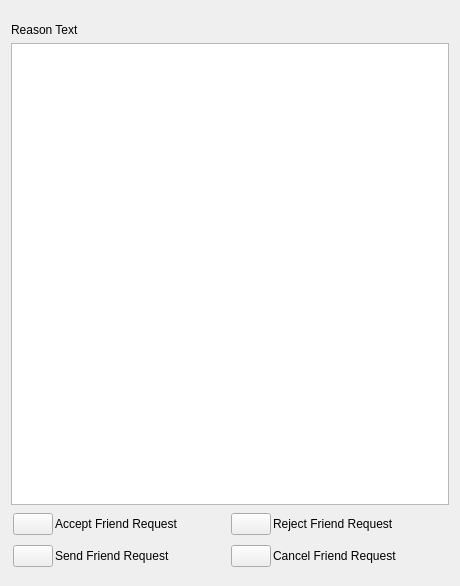
<?xml version="1.0" encoding="UTF-8"?>
<ui version="4.0">
 <class>AppletFriendRequestUi</class>
 <widget class="QWidget" name="AppletFriendRequestUi">
  <property name="geometry">
   <rect>
    <x>0</x>
    <y>0</y>
    <width>460</width>
    <height>586</height>
   </rect>
  </property>
  <property name="sizePolicy">
   <sizepolicy hsizetype="Expanding" vsizetype="Expanding">
    <horstretch>0</horstretch>
    <verstretch>0</verstretch>
   </sizepolicy>
  </property>
  <property name="minimumSize">
   <size>
    <width>0</width>
    <height>0</height>
   </size>
  </property>
  <property name="maximumSize">
   <size>
    <width>16777215</width>
    <height>16777215</height>
   </size>
  </property>
  <property name="windowTitle">
   <string>Friend Request</string>
  </property>
  <layout class="QVBoxLayout" name="verticalLayout">
   <item>
    <widget class="ClipboardPasteWidget" name="m_ClipboardPasteWidget" native="true"/>
   </item>
   <item>
    <widget class="IdentWidget" name="m_IdentWidget" native="true"/>
   </item>
   <item>
    <widget class="QLabel" name="m_ReasonLabel">
     <property name="maximumSize">
      <size>
       <width>16777215</width>
       <height>16777215</height>
      </size>
     </property>
     <property name="text">
      <string>Reason Text</string>
     </property>
    </widget>
   </item>
   <item>
    <widget class="QPlainTextEdit" name="m_RequestTextEdit"/>
   </item>
   <item>
    <widget class="QFrame" name="m_AcceptFrame">
     <property name="sizePolicy">
      <sizepolicy hsizetype="Expanding" vsizetype="Preferred">
       <horstretch>0</horstretch>
       <verstretch>0</verstretch>
      </sizepolicy>
     </property>
     <property name="frameShape">
      <enum>QFrame::Shape::NoFrame</enum>
     </property>
     <property name="frameShadow">
      <enum>QFrame::Shadow::Raised</enum>
     </property>
     <layout class="QHBoxLayout" name="horizontalLayout">
      <property name="spacing">
       <number>2</number>
      </property>
      <property name="leftMargin">
       <number>2</number>
      </property>
      <property name="topMargin">
       <number>2</number>
      </property>
      <property name="rightMargin">
       <number>2</number>
      </property>
      <property name="bottomMargin">
       <number>2</number>
      </property>
      <item>
       <widget class="VxPushButton" name="m_AcceptButton">
        <property name="text">
         <string notr="true"/>
        </property>
       </widget>
      </item>
      <item>
       <widget class="QLabel" name="m_AcceptLlabel">
        <property name="sizePolicy">
         <sizepolicy hsizetype="Expanding" vsizetype="Preferred">
          <horstretch>0</horstretch>
          <verstretch>0</verstretch>
         </sizepolicy>
        </property>
        <property name="text">
         <string>Accept Friend Request</string>
        </property>
       </widget>
      </item>
      <item>
       <widget class="VxPushButton" name="m_RejectButton">
        <property name="text">
         <string notr="true"/>
        </property>
       </widget>
      </item>
      <item>
       <widget class="QLabel" name="m_RejectLabel">
        <property name="sizePolicy">
         <sizepolicy hsizetype="Expanding" vsizetype="Preferred">
          <horstretch>0</horstretch>
          <verstretch>0</verstretch>
         </sizepolicy>
        </property>
        <property name="text">
         <string>Reject Friend Request</string>
        </property>
       </widget>
      </item>
     </layout>
    </widget>
   </item>
   <item>
    <widget class="QFrame" name="m_SendFrame">
     <property name="sizePolicy">
      <sizepolicy hsizetype="Expanding" vsizetype="Preferred">
       <horstretch>0</horstretch>
       <verstretch>0</verstretch>
      </sizepolicy>
     </property>
     <property name="frameShape">
      <enum>QFrame::Shape::NoFrame</enum>
     </property>
     <property name="frameShadow">
      <enum>QFrame::Shadow::Raised</enum>
     </property>
     <layout class="QHBoxLayout" name="horizontalLayout_2">
      <property name="spacing">
       <number>2</number>
      </property>
      <property name="leftMargin">
       <number>2</number>
      </property>
      <property name="topMargin">
       <number>2</number>
      </property>
      <property name="rightMargin">
       <number>2</number>
      </property>
      <property name="bottomMargin">
       <number>2</number>
      </property>
      <item>
       <widget class="VxPushButton" name="m_SendButton">
        <property name="text">
         <string notr="true"/>
        </property>
       </widget>
      </item>
      <item>
       <widget class="QLabel" name="m_SendLlabel">
        <property name="sizePolicy">
         <sizepolicy hsizetype="Expanding" vsizetype="Preferred">
          <horstretch>0</horstretch>
          <verstretch>0</verstretch>
         </sizepolicy>
        </property>
        <property name="text">
         <string>Send Friend Request</string>
        </property>
       </widget>
      </item>
      <item>
       <widget class="VxPushButton" name="m_CancelButton">
        <property name="text">
         <string notr="true"/>
        </property>
       </widget>
      </item>
      <item>
       <widget class="QLabel" name="m_CancelLabel">
        <property name="sizePolicy">
         <sizepolicy hsizetype="Expanding" vsizetype="Preferred">
          <horstretch>0</horstretch>
          <verstretch>0</verstretch>
         </sizepolicy>
        </property>
        <property name="text">
         <string>Cancel Friend Request</string>
        </property>
       </widget>
      </item>
     </layout>
    </widget>
   </item>
   <item>
    <widget class="ClipboardCopyWidget" name="m_ClipboardCopyWidget" native="true"/>
   </item>
  </layout>
 </widget>
 <customwidgets>
  <customwidget>
   <class>VxPushButton</class>
   <extends>QPushButton</extends>
   <header>VxPushButton.h</header>
  </customwidget>
  <customwidget>
   <class>IdentWidget</class>
   <extends>QWidget</extends>
   <header>IdentWidget.h</header>
   <container>1</container>
  </customwidget>
  <customwidget>
   <class>ClipboardPasteWidget</class>
   <extends>QWidget</extends>
   <header>ClipboardPasteWidget.h</header>
   <container>1</container>
  </customwidget>
  <customwidget>
   <class>ClipboardCopyWidget</class>
   <extends>QWidget</extends>
   <header>ClipboardCopyWidget.h</header>
   <container>1</container>
  </customwidget>
 </customwidgets>
 <resources/>
 <connections/>
</ui>
